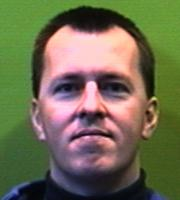
#> input picture faces_sets/training_set/cgboyc.1.jpg, 180 x 200 px
$ python 3a.py
#> lines starting #> are read from the running program, lines starting #| are printed output that depends on the picture
'''
names :
    Oren Holthman , 209905207
    Ishay Post , 205415607
'''
from PIL import Image
import numpy as np
from sklearn.decomposition import PCA
from sklearn.metrics.pairwise import cosine_similarity
from matplotlib import pyplot as plt
import math
import os


# [212 lines left out: functions in_bounds, find_same, similarity, distance, new_min, restore_colors and 4 more, not called in this run]


persons = ['cgboyc', 'cmkirk', 'djhugh', 'dmwest', 'gmwate', 'khughe', 'lejnno']

# question 3b
#load the images and change them to np.array to be ready for pca

train_set = []
names_train_set = []

# get the directory of the current script
current_dir = os.path.dirname(os.path.abspath(__file__))

# construct the relative path to the training set directory
training_set_dir = os.path.join(current_dir, "faces_sets", "training_set")

for name in persons:
    for i in range(1, 20):
        # construct the relative path to the image
        image_path = os.path.join(training_set_dir, name + '.' + str(i) + '.jpg')

        # open the image
        image = Image.open(image_path).convert('L')
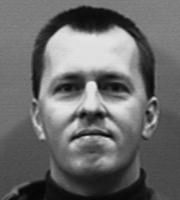
#> image: PIL image 180x200 L; min 4, max 235, mean 106.6
#> (the run stopped early here; a loop or call above may not have finished)
